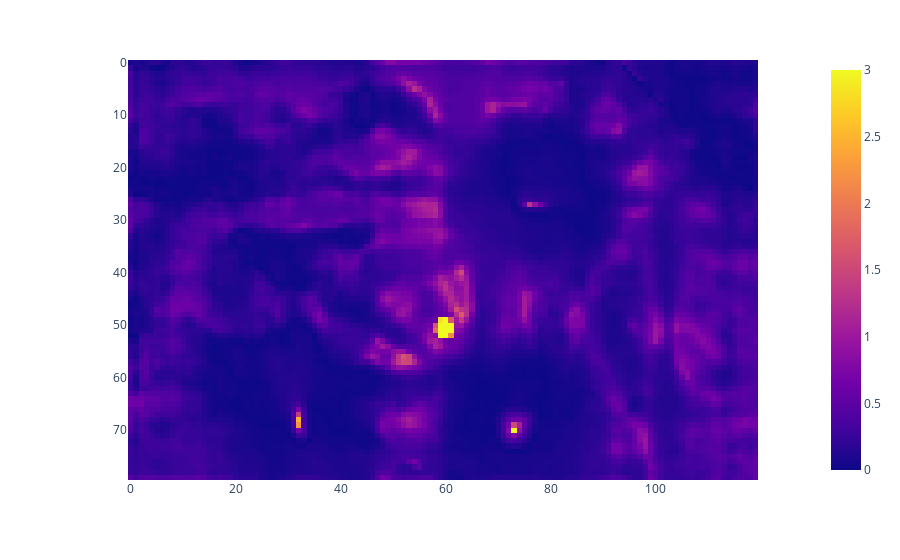

The notebook cell saved with this chart:
### Code cell
px.imshow(chi_map, zmax=3)

### Figure 1 — Plotly figure (JSON) as saved in the notebook; plotly's stock layout.template omitted (floating-point values rounded to 4 significant figures; data arrays with more than 128 entries replaced by an {"elided": "..."} marker saying what was removed)
{"data": [{"coloraxis": "coloraxis", "hovertemplate": "x: %{x}<br>y: %{y}<br>color: %{z}<extra></extra>", "name": "0", "type": "heatmap", "xaxis": "x", "yaxis": "y", "z": {"elided": "80x120 float values"}}], "layout": {"coloraxis": {"cmax": 3, "cmin": 1.631e-05, "colorscale": [[0, "#0d0887"], [0.1111, "#46039f"], [0.2222, "#7201a8"], [0.3333, "#9c179e"], [0.4444, "#bd3786"], [0.5556, "#d8576b"], [0.6667, "#ed7953"], [0.7778, "#fb9f3a"], [0.8889, "#fdca26"], [1, "#f0f921"]]}, "margin": {"t": 60}, "xaxis": {"anchor": "y", "constrain": "domain", "domain": [0, 1], "scaleanchor": "y"}, "yaxis": {"anchor": "x", "autorange": "reversed", "constrain": "domain", "domain": [0, 1]}}}
